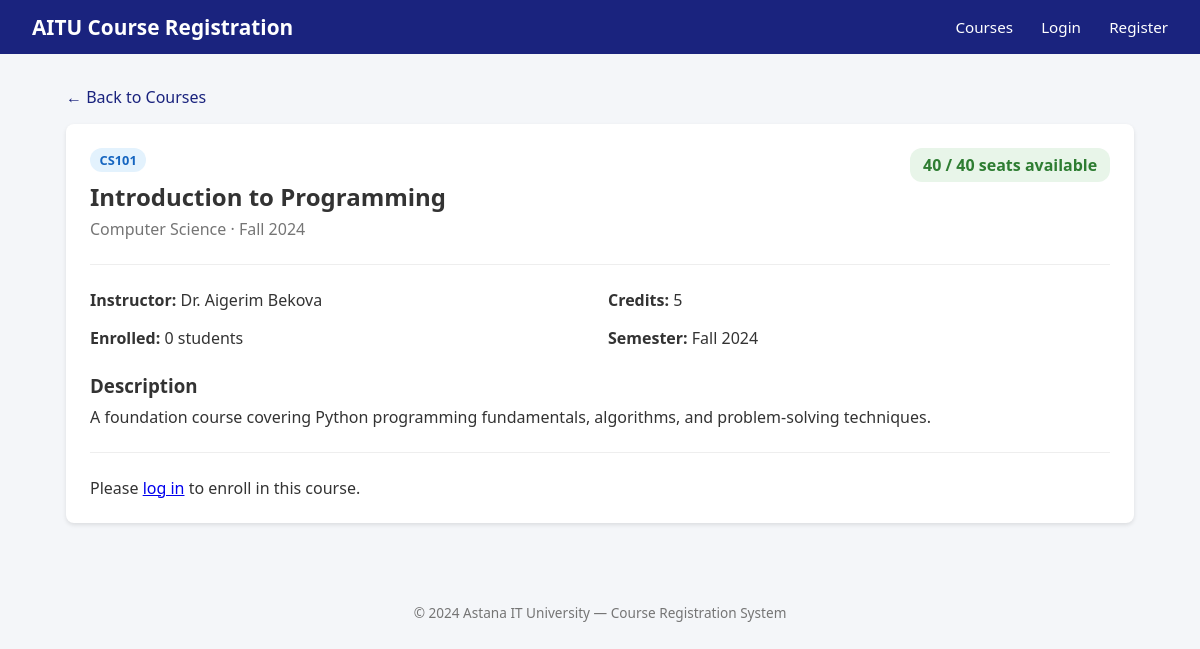
The page /courses/1/ on the database its author committed.
### courses/models.py (models this page shows, shortened)
class Course(models.Model):
    SEMESTER_CHOICES = [
        ('Fall', 'Fall'),
        ('Spring', 'Spring'),
        ('Summer', 'Summer'),
    ]
    title = models.CharField(max_length=200)
    code = models.CharField(max_length=20, unique=True)
    department = models.ForeignKey(Department, on_delete=models.CASCADE, related_name='courses')
    description = models.TextField()
    credits = models.PositiveSmallIntegerField()
    max_students = models.PositiveIntegerField(default=30)
    semester = models.CharField(max_length=10, choices=SEMESTER_CHOICES)
    year = models.PositiveIntegerField()
    instructor = models.CharField(max_length=100)
    is_active = models.BooleanField(default=True)
    created_at = models.DateTimeField(auto_now_add=True)
    @property
    def enrolled_count(self):
        return self.enrollments.filter(status='enrolled').count()
    @property
    def is_full(self):
        return self.enrolled_count >= self.max_students
    @property
    def available_seats(self):
        return max(0, self.max_students - self.enrolled_count)

class Department(models.Model):
    name = models.CharField(max_length=100)
    code = models.CharField(max_length=10, unique=True)

### courses/views.py (the view)
# urls.py: path('<int:pk>/', views.course_detail, name='course_detail'),
def course_detail(request, pk):
    course = get_object_or_404(Course, pk=pk, is_active=True)
    enrollment = None
    if request.user.is_authenticated:
        enrollment = Enrollment.objects.filter(
            student=request.user, course=course
        ).first()
    return render(request, 'courses/course_detail.html', {
        'course': course,
        'enrollment': enrollment,
    })

### templates/courses/course_detail.html (shortened to what this page needs)
{% extends "base.html" %}
{% block content %}
<a href="/courses/" style="color:#1a237e; text-decoration:none;">← Back to Courses</a>
<div class="card" style="margin-top:1rem;">
    <div style="display:flex; justify-content:space-between; align-items:start; flex-wrap:wrap; gap:1rem;">
        <div>
            <span class="badge badge-blue" style="margin-bottom:0.5rem; display:inline-block;">{{ course.code }}</span>
            <h2>{{ course.title }}</h2>
            <p style="color:#757575; margin-top:0.3rem;">{{ course.department.name }} · {{ course.semester }} {{ course.year }}</p>
        </div>
        <div style="text-align:right;">
            {% if course.is_full %}
            <span class="badge badge-red" style="font-size:1rem; padding:0.4rem 0.8rem;">Course Full</span>
            {% else %}
            <span class="badge badge-green" style="font-size:1rem; padding:0.4rem 0.8rem;">{{ course.available_seats }} / {{ course.max_students }} seats available</span>
            {% endif %}
        </div>
    </div>
    <hr style="margin:1.5rem 0; border:none; border-top:1px solid #eee;">
    <div style="display:grid; grid-template-columns:1fr 1fr; gap:1rem; margin-bottom:1.5rem;">
        <div><strong>Instructor:</strong> {{ course.instructor }}</div>
        <div><strong>Credits:</strong> {{ course.credits }}</div>
        <div><strong>Enrolled:</strong> {{ course.enrolled_count }} students</div>
        <div><strong>Semester:</strong> {{ course.semester }} {{ course.year }}</div>
    </div>
    <h3 style="margin-bottom:0.5rem;">Description</h3>
    <p>{{ course.description }}</p>
    <hr style="margin:1.5rem 0; border:none; border-top:1px solid #eee;">
    {% if user.is_authenticated %}
        {% if enrollment %}
            {% if enrollment.status == 'enrolled' %}
            <p class="badge badge-green" style="display:inline-block; margin-bottom:1rem; font-size:0.95rem; padding:0.5rem 1rem;">You are enrolled in this course</p>
            <br>
            <form method="post" action="/courses/{{ course.pk }}/drop/">
                {% csrf_token %}
                <button type="submit" class="btn btn-danger" onclick="return confirm('Drop {{ course.title }}?')">Drop Course</button>
            </form>
            {% elif enrollment.status == 'waitlisted' %}
            <p class="badge badge-yellow" style="display:inline-block; font-size:0.95rem; padding:0.5rem 1rem;">You are on the waitlist</p>
            {% elif enrollment.status == 'dropped' %}
            <form method="post" action="/courses/{{ course.pk }}/enroll/">
                {% csrf_token %}
                <button type="submit" class="btn btn-primary">Re-enroll</button>
            </form>
            {% endif %}
        {% else %}
        <form method="post" action="/courses/{{ course.pk }}/enroll/">
            {% csrf_token %}
            <button type="submit" class="btn btn-primary">
                {% if course.is_full %}Join Waitlist{% else %}Enroll Now{% endif %}
            </button>
        </form>
        {% endif %}
    {% else %}
    <p>Please <a href="/users/login/?next=/courses/{{ course.pk }}/">log in</a> to enroll in this course.</p>
    {% endif %}
</div>
{% endblock %}

### templates/base.html (style rules this page uses)
* { box-sizing: border-box; margin: 0; padding: 0; }
body { font-family: 'Segoe UI', sans-serif; background: #f4f6f9; color: #333; }
.card { background: white; border-radius: 8px; box-shadow: 0 2px 4px rgba(0,0,0,0.1); padding: 1.5rem; margin-bottom: 1rem; }
.badge { display: inline-block; padding: 0.2rem 0.6rem; border-radius: 12px; font-size: 0.8rem; font-weight: 600; }
.badge-green { background: #e8f5e9; color: #2e7d32; }
.badge-blue { background: #e3f2fd; color: #1565c0; }

### rows shown on the page
Course: code "CS101", title "Introduction to Programming", department.name "Computer Science", semester "Fall", year "2024", available_seats "40", max_students "40", instructor "Dr. Aigerim Bekova", credits "5", enrolled_count "0", description "A foundation course covering Python programming fundamentals, algorithms, and problem-solving techniques."
